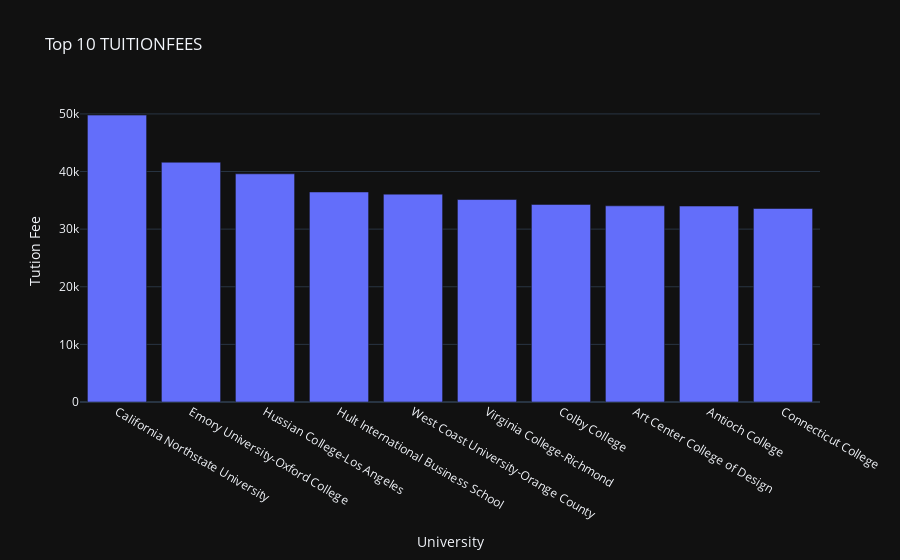

Notebook cell for this chart:
### Code cell
bar = px.bar(x=top_10_highest_fee.INSTNM, y=top_10_highest_fee.TUITIONFEE_IN, title="Top 10 TUITIONFEES")
bar.update_layout(xaxis_title="University", yaxis_title="Tution Fee")
bar.show()

### Figure 1 — Plotly figure (JSON) as saved in the notebook; plotly's stock layout.template omitted (floating-point values rounded to 4 significant figures)
{"data": [{"alignmentgroup": "True", "hovertemplate": "x=%{x}<br>y=%{y}<extra></extra>", "legendgroup": "", "marker": {"color": "#636efa", "pattern": {"shape": ""}}, "name": "", "offsetgroup": "", "orientation": "v", "showlegend": false, "textposition": "auto", "x": ["California Northstate University", "Emory University-Oxford College", "Hussian College-Los Angeles", "Hult International Business School", "West Coast University-Orange County", "Virginia College-Richmond", "Colby College", "Art Center College of Design", "Antioch College", "Connecticut College"], "xaxis": "x", "y": [49790.0, 41610.0, 39600.0, 36450.0, 36080.0, 35140.0, 34290.0, 34040.0, 34000.0, 33580.0], "yaxis": "y", "type": "bar"}], "layout": {"xaxis": {"anchor": "y", "domain": [0.0, 1.0], "title": {"text": "University"}}, "yaxis": {"anchor": "x", "domain": [0.0, 1.0], "title": {"text": "Tution Fee"}}, "legend": {"tracegroupgap": 0}, "title": {"text": "Top 10 TUITIONFEES"}, "barmode": "relative"}}
